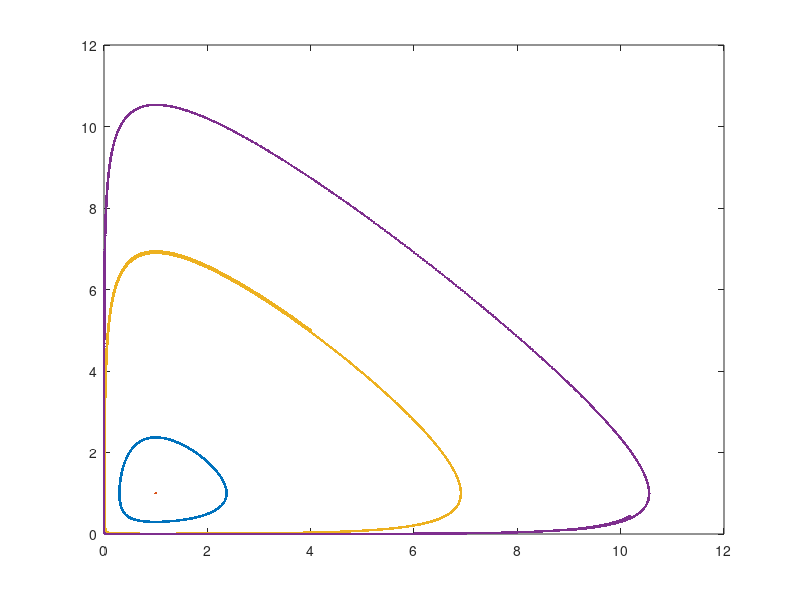

The MATLAB script that drew this image:
load('ImplicitPhase_04_05_8.mat');
IP0405 = EcoRecord;
load('ImplicitPhase_1_1_8.mat');
IP11 = EcoRecord;
load('ImplicitPhase_4_5_12.mat');
IP45 = EcoRecord;
load('ImplicitPhase_9_01_14.mat');
IP901 = EcoRecord;

[IP0405_R_Size, IP0405_C_Size] = size(IP0405);
for idx = 1:IP0405_R_Size
    IP0405_X(idx) = IP0405(idx, 1);
    IP0405_Y(idx) = IP0405(idx, 2);
end

[IP11_R_Size, IP11_C_Size] = size(IP11);
for idx = 1:IP11_R_Size
    IP11_X(idx) = IP11(idx, 1);
    IP11_Y(idx) = IP11(idx, 2);
end

[IP45_R_Size, IP45_C_Size] = size(IP45);
for idx = 1:IP45_R_Size
    IP45_X(idx) = IP45(idx, 1);
    IP45_Y(idx) = IP45(idx, 2);
end

[IP901_R_Size, IP901_C_Size] = size(IP901);
for idx = 1:IP901_R_Size
    IP901_X(idx) = IP901(idx, 1);
    IP901_Y(idx) = IP901(idx, 2);
end

plot(IP0405_X, IP0405_Y, '.', IP11_X, IP11_Y, '.', IP45_X, IP45_Y, '.', IP901_X, IP901_Y, '.');